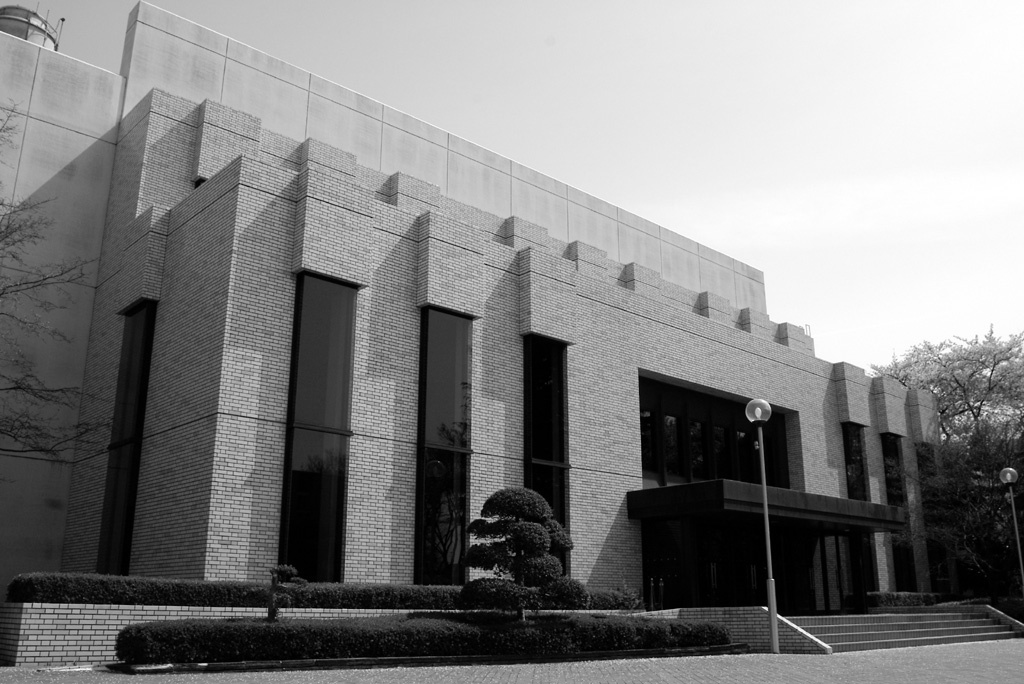
#> input picture gry.jpg, 1024 x 684 px
$ python edge.py
#> lines starting #> are read from the running program, lines starting #| are printed output that depends on the picture
import cv2
import numpy as np

img = cv2.imread("gry.jpg")
#> img is the input picture: shape (684, 1024, 3); min 0, max 255, mean 128.5

edge = cv2.Canny(img, 50, 100)
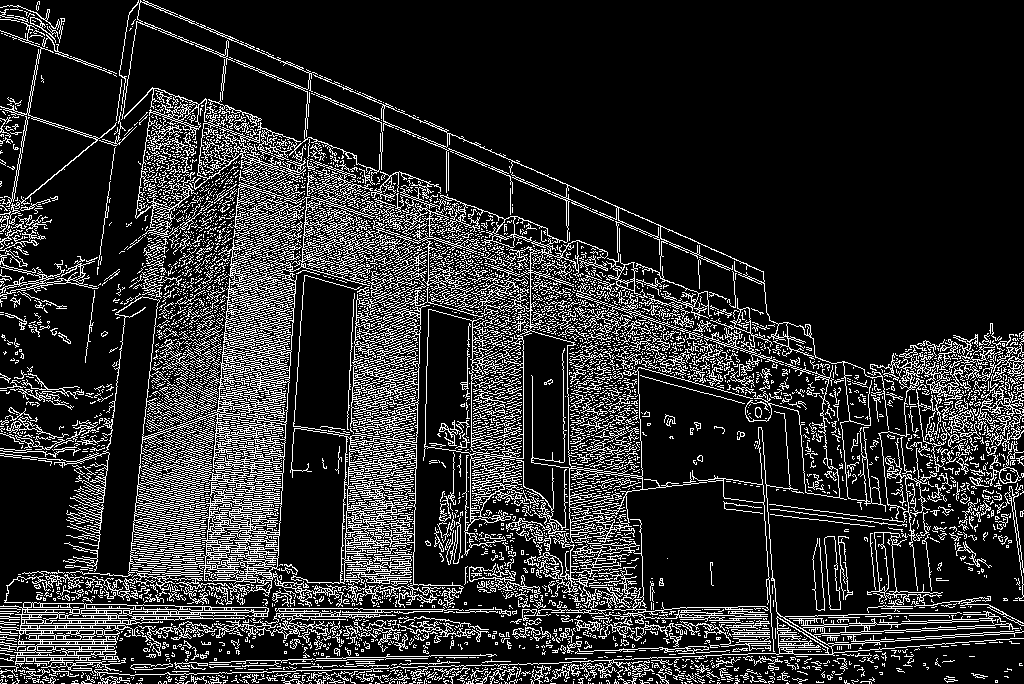
#> edge: shape (684, 1024); 17.1% white in thin lines or dots

cv2.imwrite("edg.jpg", edge)


kernel_x = np.array([
                            [ 0,  0,  0],
                            [ -1,  0,  1],
                            [ 0,  0,  0]
                            ], np.float32)

result = cv2.filter2D(img, -1, kernel_x)

result = cv2.convertScaleAbs(result)

cv2.imwrite("x1.jpg", result)


kernel_y = np.array([
                            [ 0,  1,  0],
                            [ 0,  0,  0],
                            [ 0,  -1,  0]
                            ], np.float32)

result = cv2.filter2D(img, -1, kernel_y)
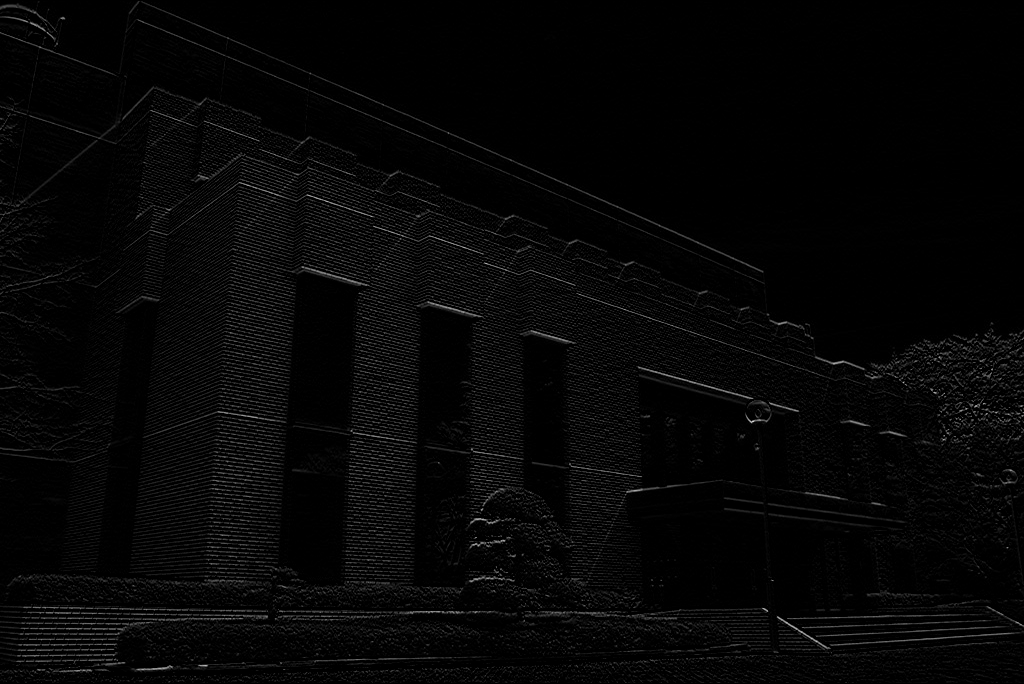
#> result: shape (684, 1024, 3); min 0, max 212, mean 6.1

result = cv2.convertScaleAbs(result)

cv2.imwrite("y1.jpg", result)


kernel_Prewitt_x = np.array([
                            [ -1,  0,  1],
                            [ -1,  0,  1],
                            [ -1,  0,  1]
                            ], np.float32)

result = cv2.filter2D(img, -1, kernel_Prewitt_x)
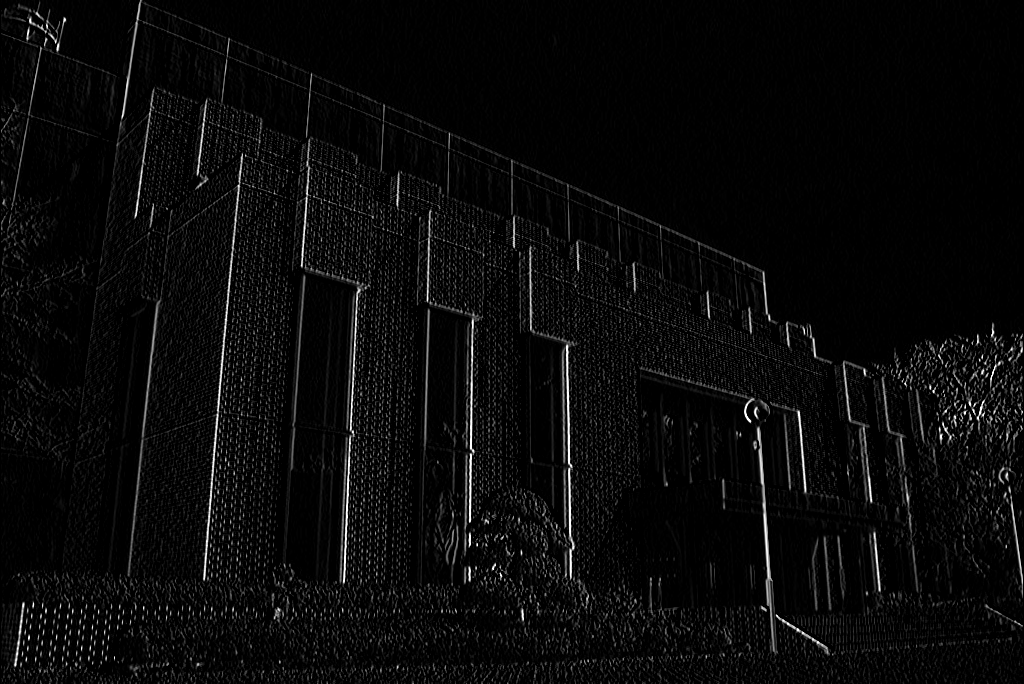
#> result: shape (684, 1024, 3); min 0, max 255, mean 9.8

result = cv2.convertScaleAbs(result)

cv2.imwrite("PrewX.jpg", result)


kernel_Sobel_x = np.array([
                            [ -1,  0,  1],
                            [ -2,  0,  2],
                            [ -1,  0,  1]
                            ], np.float32)

result = cv2.filter2D(img, -1, kernel_Sobel_x)

result = cv2.convertScaleAbs(result)

cv2.imwrite("SobelX.jpg", result)


kernel_Prewitt_y = np.array([
                            [ 1,  1,  1],
                            [ 0,  0,  0],
                            [-1, -1, -1]
                            ], np.float32)

result = cv2.filter2D(img, -1, kernel_Prewitt_y)
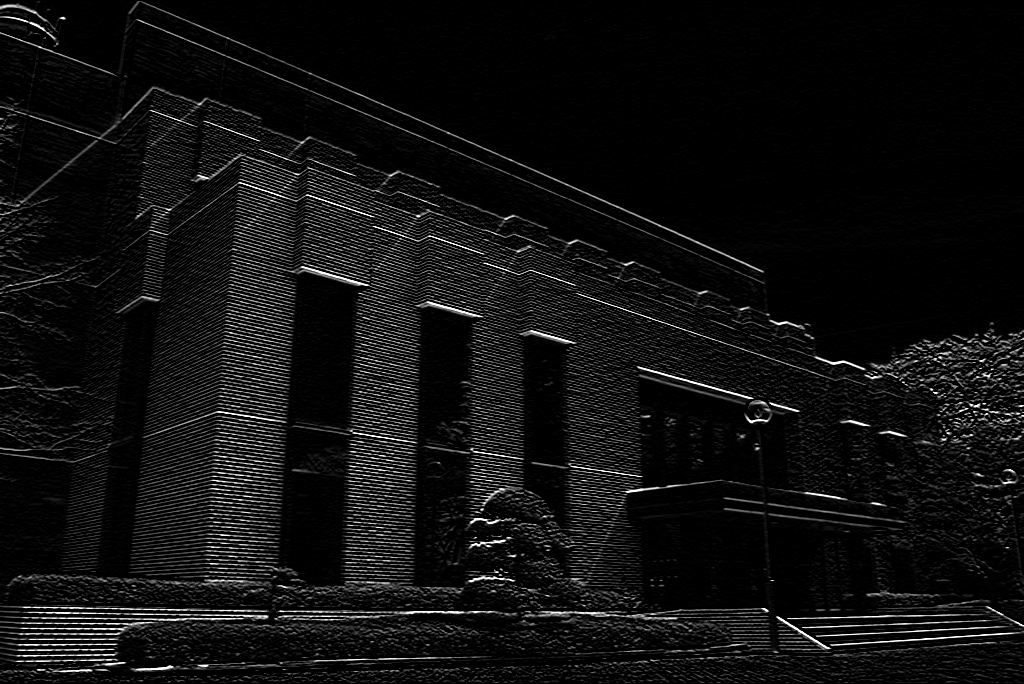
#> result: shape (684, 1024, 3); min 0, max 255, mean 15.9

result = cv2.convertScaleAbs(result)

cv2.imwrite("PrewY.jpg", result)


kernel_Sobel_y = np.array([
                            [ 1,  2,  1],
                            [ 0,  0,  0],
                            [-1, -2, -1]
                            ], np.float32)

result = cv2.filter2D(img, -1, kernel_Sobel_y)
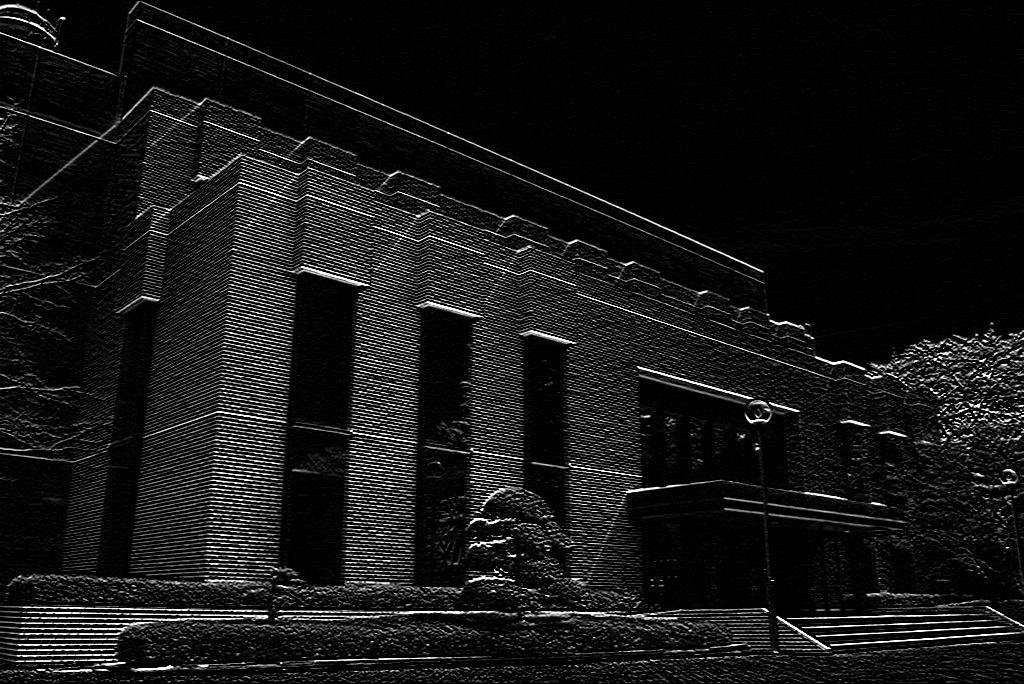
#> result: shape (684, 1024, 3); min 0, max 255, mean 21.2

result = cv2.convertScaleAbs(result)

cv2.imwrite("SobelY.jpg", result)


kernel_Sobel_ym = np.array([
                            [-1, -2, -1],
                            [ 0,  0,  0],
                            [ 1,  2,  1]
                            ], np.float32)

result2 = cv2.filter2D(img, -1, kernel_Sobel_ym)
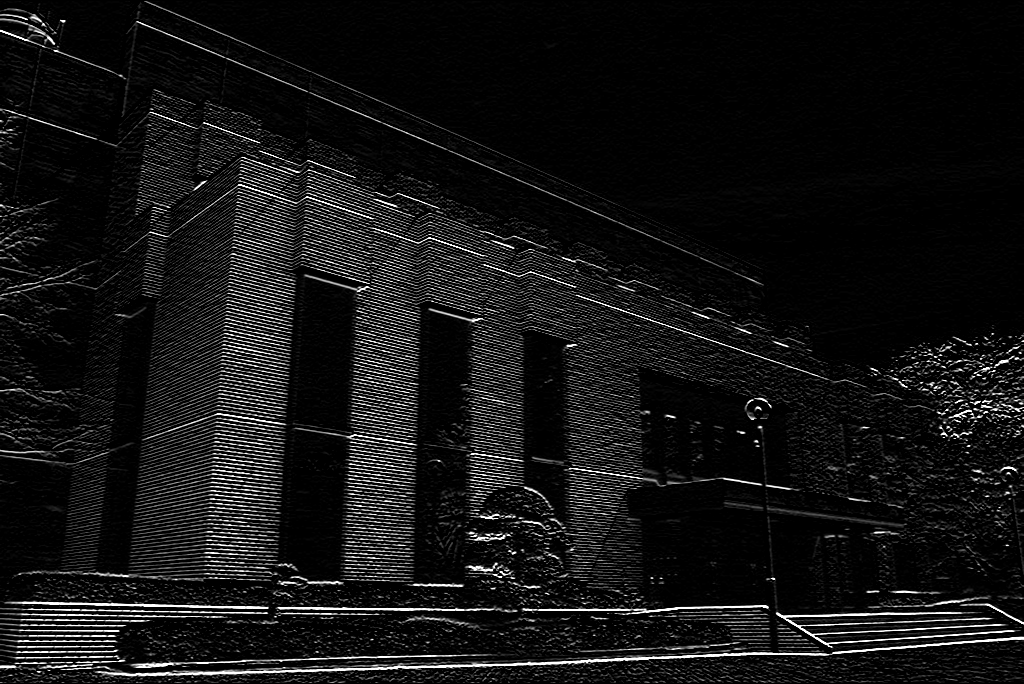
#> result2: shape (684, 1024, 3); min 0, max 255, mean 19.8

result = cv2.convertScaleAbs(result)

cv2.imwrite("SobelYm.jpg", result2)

$ run again, with mozaiku.jpg copied over gry.jpg
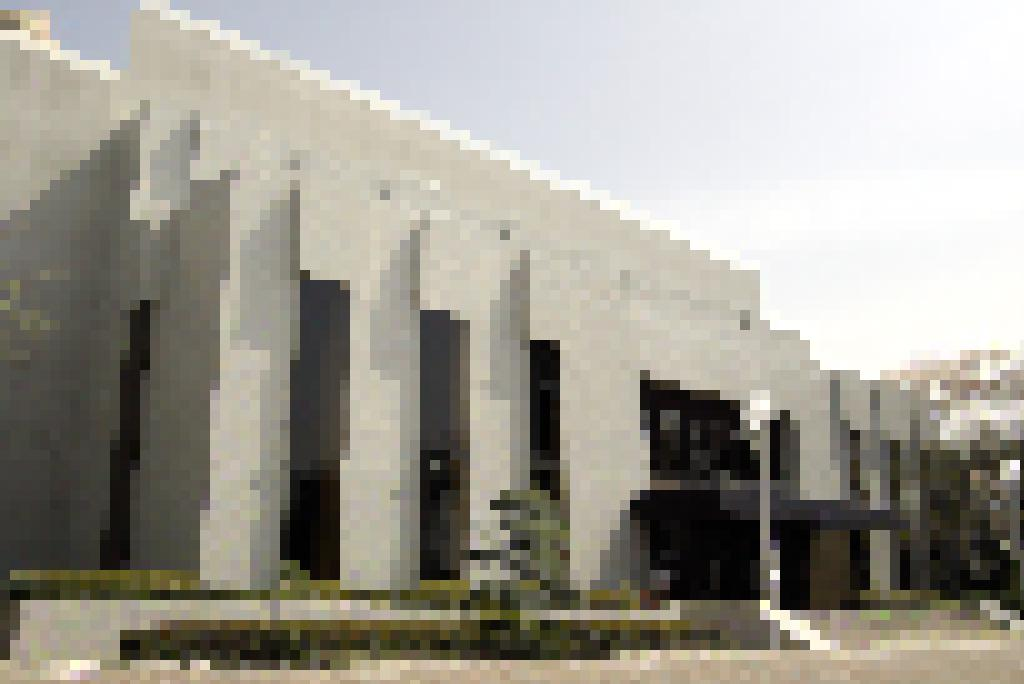
#> input picture mozaiku.jpg, 1024 x 684 px
#> img is the input picture: shape (684, 1024, 3); mean B, G, R 145.9, 155.3, 158.5
#> `edge = cv2.Canny(img, 50, 100)`:
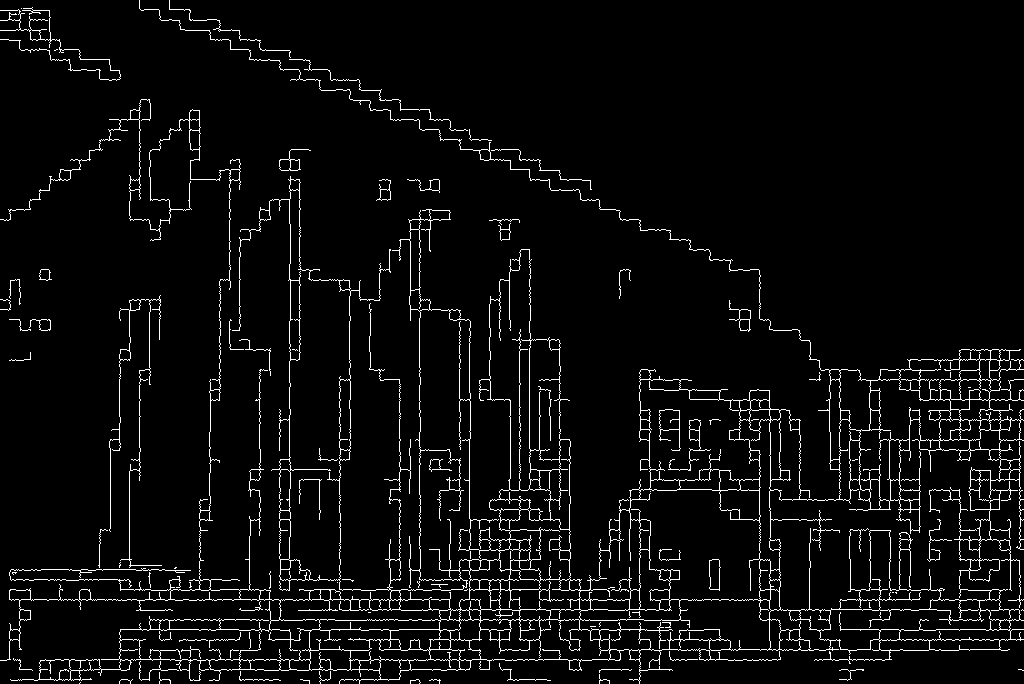
#> edge: shape (684, 1024); 4.5% white in thin lines or dots
#> `result2 = cv2.filter2D(img, -1, kernel_Sobel_ym)`:
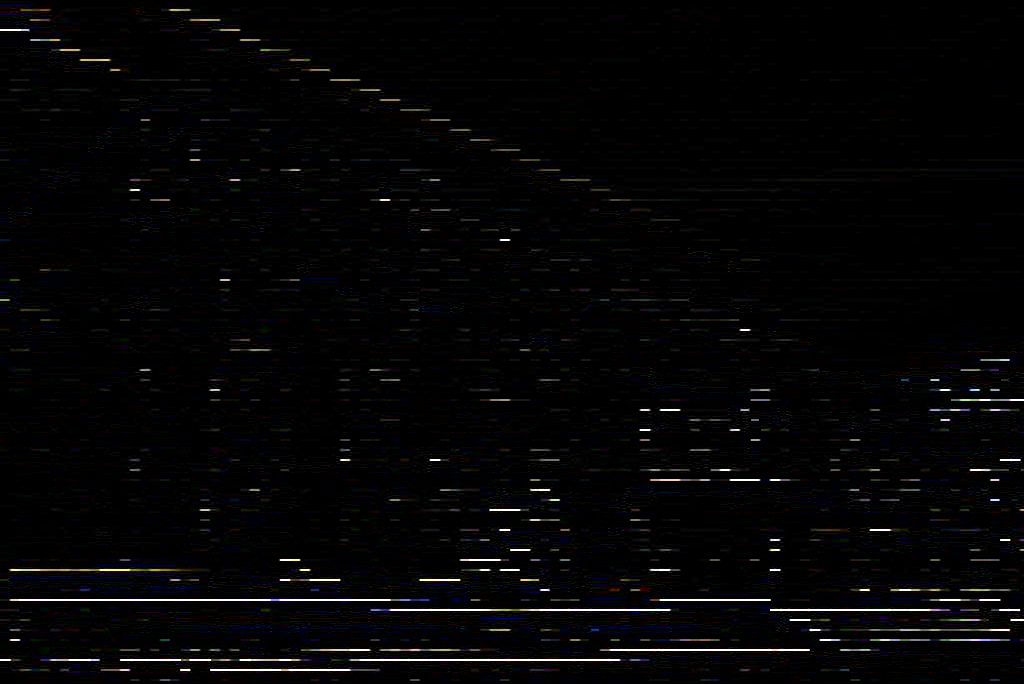
#> result2: shape (684, 1024, 3); mean B, G, R 5.3, 4.7, 5

$ run again, with noise.jpg copied over gry.jpg
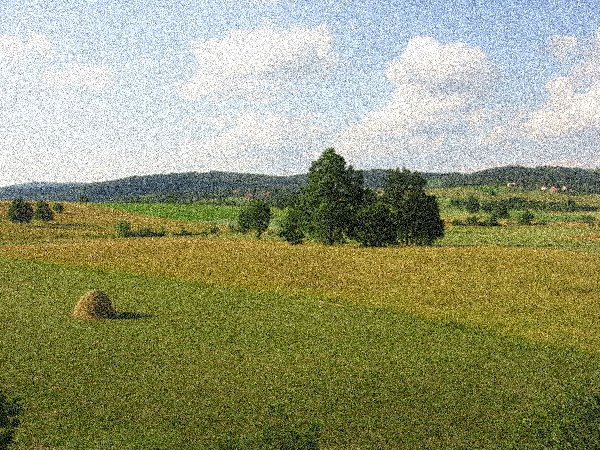
#> input picture noise.jpg, 600 x 450 px
#> img is the input picture: shape (450, 600, 3); mean B, G, R 117.1, 151.9, 148.5
#> `edge = cv2.Canny(img, 50, 100)`:
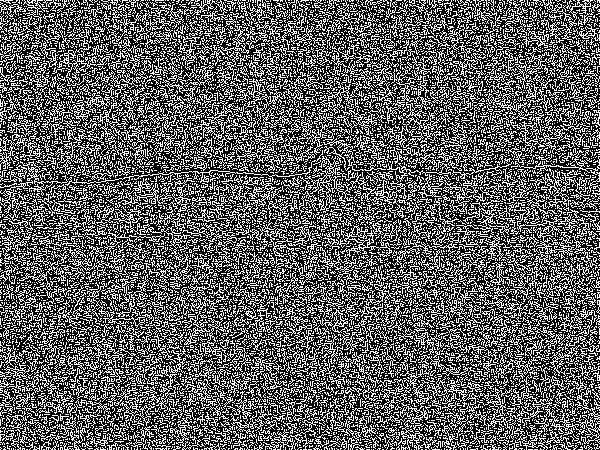
#> edge: shape (450, 600); 36.9% white in thin lines or dots
#> `result2 = cv2.filter2D(img, -1, kernel_Sobel_ym)`:
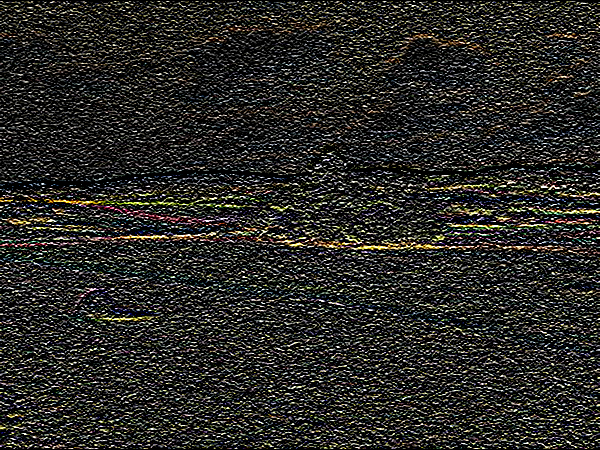
#> result2: shape (450, 600, 3); mean B, G, R 38.3, 41.8, 42.3
